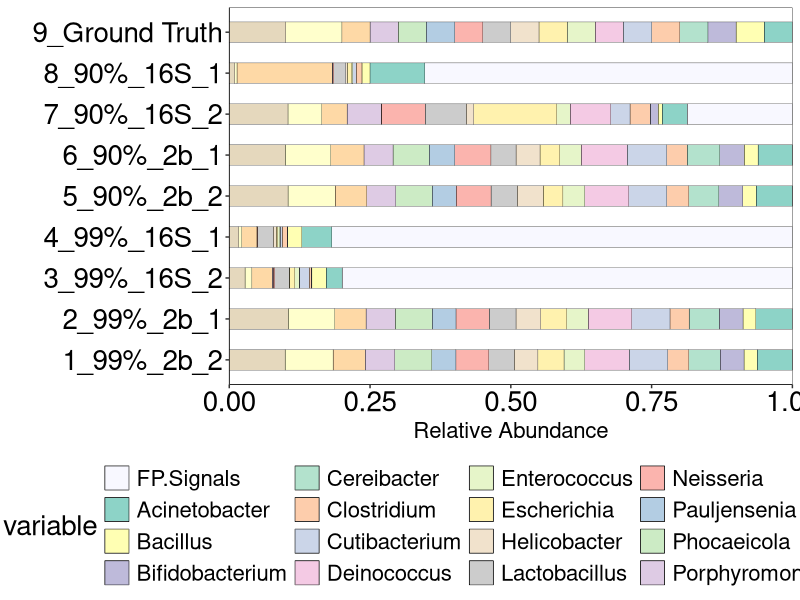

Reproduce this figure in R.
# 加载需要使用的 R 包
library(reshape2)
library(ggplot2)
library(RColorBrewer)

# 从文件中读入数据
result <- read.table("2b16s_bench_genus.txt", sep = "\t", header = T)

# 将数据转换为长格式，以便后续绘图使用
data <- melt(result, id.vars="SampleID")

# 对数据进行排序
data <- data[order(data$variable), ]

#查看共有多少不同的分类单元（genus），便于分配颜色
nc <- length(unique(data$variable))
print(nc)

# 定义一组颜色，用于绘制不同的分类单元，注意“假阳性信号”应位于导入数据的第一列，对应颜色ghostwhite
colors = c("ghostwhite", brewer.pal(3, "Set3"), 
           brewer.pal(8, "Pastel2"), 
           brewer.pal(8, "Pastel1"))

# 创建一个 ggplot 对象，并指定 x 轴、y 轴、以及分类单元（genus）的填充颜色
plot <- ggplot(data=data,aes(SampleID,value,fill=variable)) +
  scale_fill_manual(values = colors) +  # 使用自定义颜色填充分类单元
  # 绘制堆积柱状图，每个柱子表示一个样本，每个分类单元的相对丰度通过柱子高度来表示
  geom_bar(stat="identity",position="stack", color="black", width=0.5,linewidth=0.1)+
  coord_flip() +  # 将 x 轴和 y 轴交换位置
  labs(x = "",y = "Relative Abundance")+  # 设置 x 轴和 y 轴的标签
  scale_y_continuous(expand = c(0,0))+  # 设置 y 轴的范围
  theme_classic()+
  # 设置图形主题，包括填充框、轴线、轴标签、图例等
  theme(panel.background=element_rect(fill="white",colour="black",linewidth=0.25), # 填充框内主题颜色，边框颜色和边框线条粗细
        axis.line=element_line(colour="black",linewidth=0.25), # x,y轴颜色，粗细
        axis.title=element_text(size=16,color="black"), # x,y轴名设置
        axis.text=element_text(size=20,color="black"), # x,y轴文本设置
        legend.title=element_text(size=20),
        legend.text=element_text(size=16),
        legend.position="bottom", legend.box = "horizontal")

# 展示绘制出的图形
plot(plot)

# 将图形保存为 PDF 文件
#ggsave(filename="genus_bar_plot.pdf", plot=plot, width=19, height=15)
